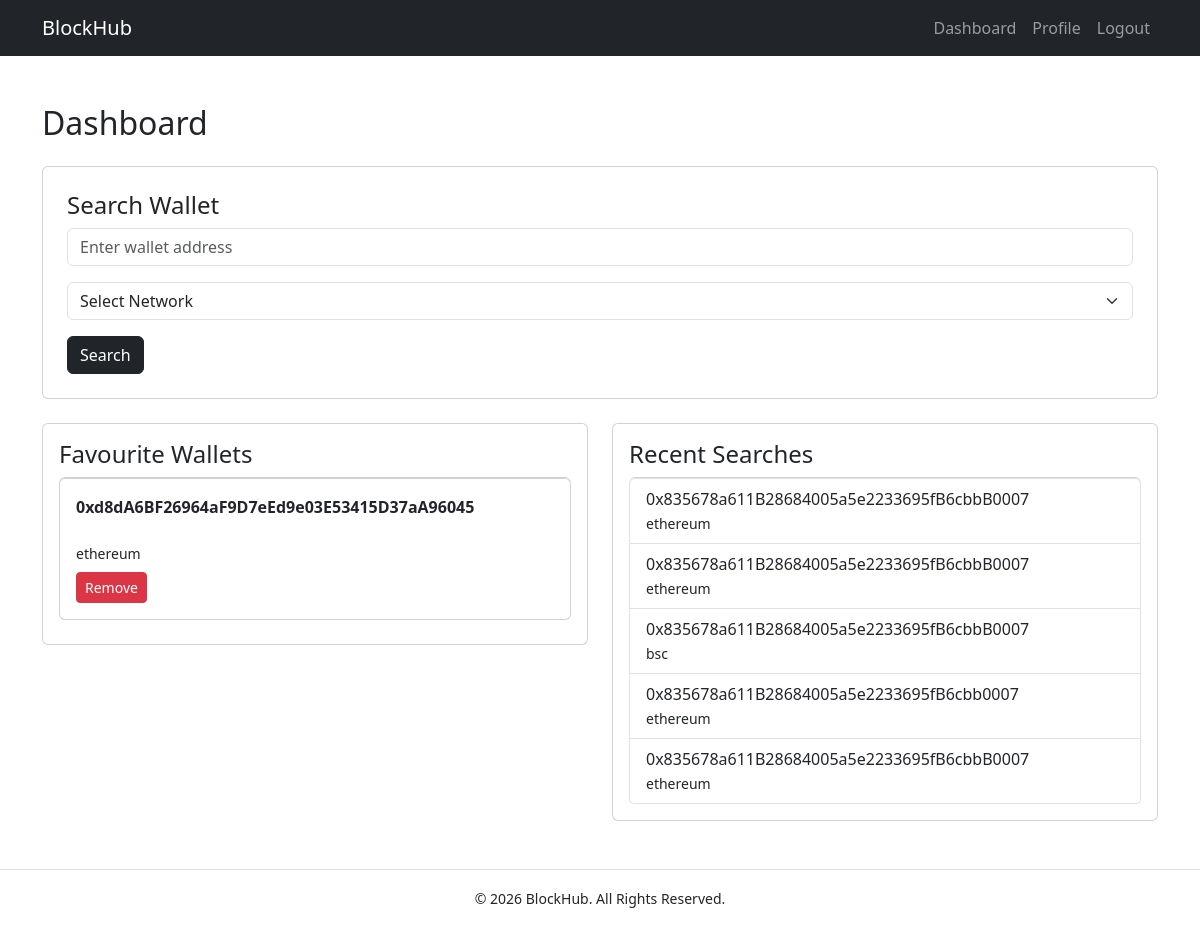
The page /dashboard (signed in) on the database as committed earlier.
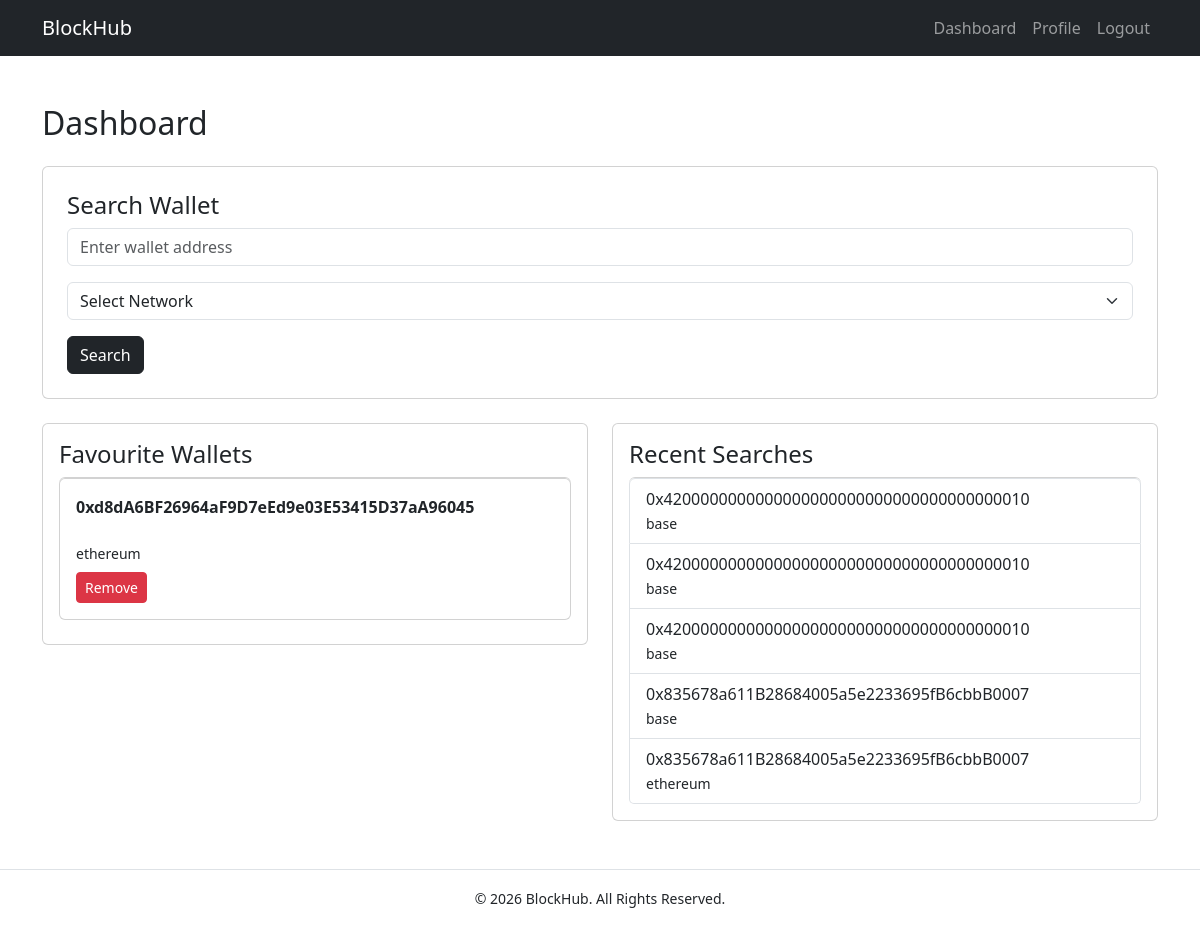
The same page on the database as committed later.
### tables this page shows
CREATE TABLE favourites (
    id INTEGER PRIMARY KEY AUTOINCREMENT,
    user_id INTEGER NOT NULL,
    wallet_address TEXT NOT NULL,
    network TEXT,
    added_at TIMESTAMP DEFAULT CURRENT_TIMESTAMP,

    FOREIGN KEY (user_id) REFERENCES users(id)
);

CREATE TABLE search_history (
    id INTEGER PRIMARY KEY AUTOINCREMENT,
    user_id INTEGER NOT NULL,
    wallet_address TEXT NOT NULL,
    network TEXT,
    searched_at TIMESTAMP DEFAULT CURRENT_TIMESTAMP,

    FOREIGN KEY (user_id) REFERENCES users(id)
);

### app.py (the view)
@app.route("/dashboard")
@login_required
def dashboard():
    conn = get_db_connection()
    favourites = conn.execute(
        """
        SELECT *
        FROM favourites
        WHERE user_id = ?
        ORDER BY added_at DESC
        LIMIT 5
        """,
        (session["user_id"],)
    ).fetchall()
    history = conn.execute(
        """
        SELECT *
        FROM search_history
        WHERE user_id = ?
        ORDER BY searched_at DESC
        LIMIT 5
        """,
        (session["user_id"],)
    ).fetchall()
    conn.close()
    return render_template(
        "dashboard.html",
        favourites=favourites,
        history=history
    )

### app.py (called while the page is built)
def get_db_connection():
    conn = sqlite3.connect(DATABASE)
    conn.row_factory = sqlite3.Row
    return conn

### helpers.py (called while the page is built)
def login_required(f):
    @wraps(f)
    def decorated_function(*args, **kwargs):
        if session.get("user_id") is None:
            return redirect("/login")
        return f(*args, **kwargs)
    return decorated_function

### templates/dashboard.html (shortened to what this page needs)
{% extends "layout.html" %} {% block title %} Dashboard {% endblock %} {% block
content %}
<h2 class="mb-4">Dashboard</h2>
<div class="card p-4 mb-4">
  <h4>Search Wallet</h4>
  <form action="/wallet" method="GET">
    <div class="mb-3">
      <input
        class="form-control"
        name="address"
        placeholder="Enter wallet address"
        required
      />
    </div>
    <div class="mb-3">
      <select class="form-select" name="network" required>
        <option value="">Select Network</option>
      </select>
    </div>
    <button class="btn btn-dark">Search</button>
  </form>
</div>
<div class="row">
  <div class="col-md-6">
    <div class="card p-3">
      <h4>Favourite Wallets</h4>
      {% if favourites %}
      <div class="list-group">
        {% for wallet in favourites %}
        <div class="card mb-2 p-3">
          <strong>{{ wallet.wallet_address }}</strong>
          <br />
          <small>{{ wallet.network }}</small>
          <form
            action="/remove_favourite/{{ wallet.id }}"
            method="POST"
            class="mt-2"
          >
            <button class="btn btn-danger btn-sm">Remove</button>
          </form>
        </div>
        {% endfor %}
      </div>
      {% else %}
      <p class="text-muted">No favourite wallets yet.</p>
      {% endif %}
    </div>
  </div>
  <div class="col-md-6">
    <div class="card p-3">
      <h4>Recent Searches</h4>
      {% if history %}
      <ul class="list-group">
        {% for search in history %}
        <li class="list-group-item">
          {{ search.wallet_address }}
          <br />
          <small>{{ search.network }}</small>
        </li>
        {% endfor %}
      </ul>
      {% else %}
      <p class="text-muted">No recent searches.</p>
      {% endif %}
    </div>
  </div>
</div>
{% endblock %}

### templates/layout.html (shortened to what this page needs)
<!doctype html>
<html lang="en">
  <head>
    <link
      href="https://cdn.jsdelivr.net/npm/bootstrap@5.3.7/dist/css/bootstrap.min.css"
      rel="stylesheet"
    />
    <link
      rel="stylesheet"
      href="{{ url_for('static', filename='css/style.css') }}"
    />
  </head>
  <body>
    <nav class="navbar navbar-expand-lg navbar-dark bg-dark">
      <div class="container">
        <a class="navbar-brand" href="/">BlockHub</a>
        <div class="collapse navbar-collapse" id="navbarNav">
          <ul class="navbar-nav ms-auto">
            {% if session.get("user_id") %}
            <li class="nav-item">
              <a class="nav-link" href="/dashboard">Dashboard</a>
            </li>
            <li class="nav-item">
              <a class="nav-link" href="/profile">Profile</a>
            </li>
            <li class="nav-item">
              <a class="nav-link" href="/logout">Logout</a>
            </li>
            {% endif %}
          </ul>
        </div>
      </div>
    </nav>
    <main class="container py-5">{% block content %} {% endblock %}</main>
    <footer class="text-center py-3 border-top">
      <small>&copy; 2026 BlockHub. All Rights Reserved.</small>
    </footer>
  </body>
</html>

### static/css/style.css (style rules this page uses)
body { min-height: 100vh; display: flex; flex-direction: column; }
main { flex: 1; }

Rows that differ between the two databases and show on the page:
no longer on this page (row unchanged): search_history: wallet_address "0x835678a611B28684005a5e2233695fB6cbbB0007", network "ethereum"
no longer on this page (row unchanged): search_history: wallet_address "0x835678a611B28684005a5e2233695fB6cbbB0007", network "bsc"
no longer on this page (row unchanged): search_history: wallet_address "0x835678a611B28684005a5e2233695fB6cbb0007", network "ethereum"
no longer on this page (row unchanged): search_history: wallet_address "0x835678a611B28684005a5e2233695fB6cbbB0007", network "ethereum"
added search_history: wallet_address "0x4200000000000000000000000000000000000010", network "base"
added search_history: wallet_address "0x4200000000000000000000000000000000000010", network "base"
added search_history: wallet_address "0x4200000000000000000000000000000000000010", network "base"
added search_history: wallet_address "0x835678a611B28684005a5e2233695fB6cbbB0007", network "base"
